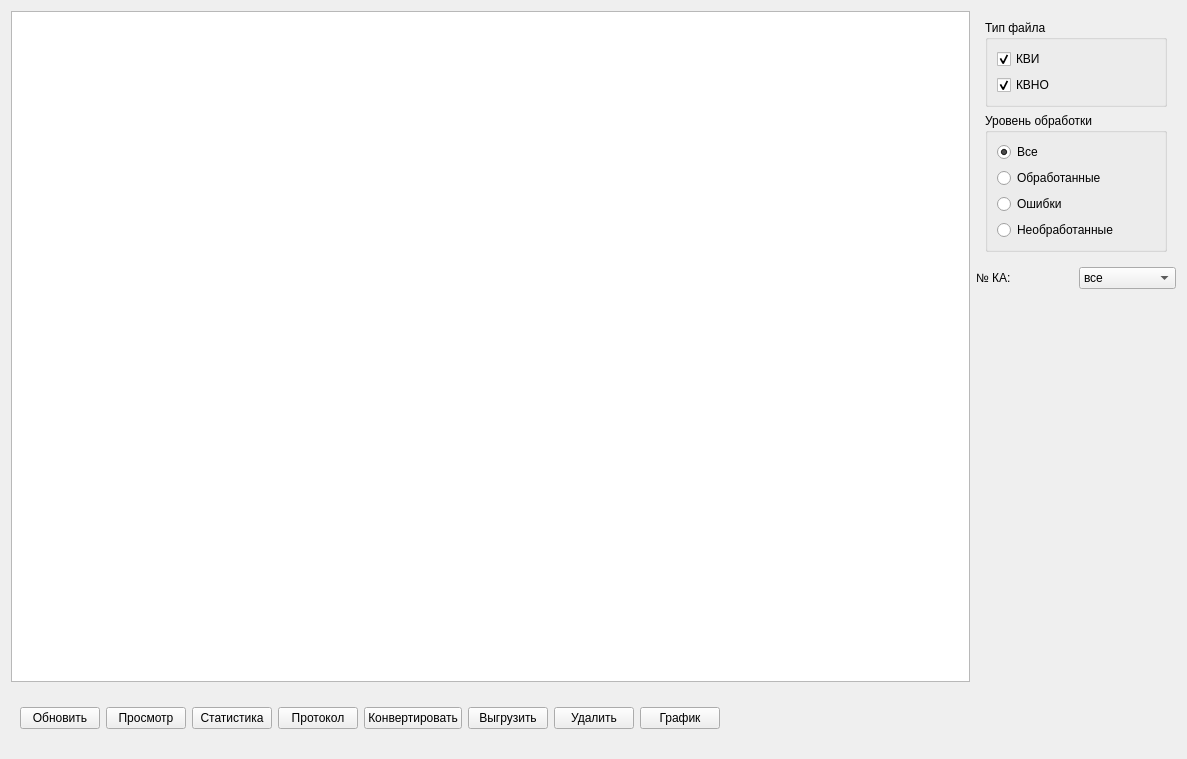
<?xml version="1.0" encoding="UTF-8"?>
<ui version="4.0">
 <class>FDds</class>
 <widget class="QWidget" name="FDds">
  <property name="windowModality">
   <enum>Qt::ApplicationModal</enum>
  </property>
  <property name="geometry">
   <rect>
    <x>0</x>
    <y>0</y>
    <width>1187</width>
    <height>759</height>
   </rect>
  </property>
  <property name="windowTitle">
   <string>Список суточных сеансов ДДС</string>
  </property>
  <layout class="QGridLayout" name="gridLayout_2">
   <item row="0" column="0">
    <widget class="QTableView" name="tableView"/>
   </item>
   <item row="0" column="1">
    <layout class="QVBoxLayout" name="verticalLayout_3">
     <item>
      <widget class="QFrame" name="frame_2">
       <property name="minimumSize">
        <size>
         <width>200</width>
         <height>0</height>
        </size>
       </property>
       <property name="frameShape">
        <enum>QFrame::NoFrame</enum>
       </property>
       <property name="frameShadow">
        <enum>QFrame::Raised</enum>
       </property>
       <layout class="QGridLayout" name="gridLayout">
        <item row="0" column="0">
         <widget class="QGroupBox" name="groupBox">
          <property name="title">
           <string>Тип файла</string>
          </property>
          <layout class="QVBoxLayout" name="verticalLayout_2">
           <item>
            <widget class="QCheckBox" name="cb_kvi">
             <property name="text">
              <string>КВИ</string>
             </property>
             <property name="checked">
              <bool>true</bool>
             </property>
            </widget>
           </item>
           <item>
            <widget class="QCheckBox" name="cb_kvno">
             <property name="text">
              <string>КВНО</string>
             </property>
             <property name="checked">
              <bool>true</bool>
             </property>
            </widget>
           </item>
          </layout>
         </widget>
        </item>
        <item row="1" column="0">
         <widget class="QGroupBox" name="groupBox_2">
          <property name="title">
           <string>Уровень обработки</string>
          </property>
          <layout class="QVBoxLayout" name="verticalLayout">
           <item>
            <widget class="QRadioButton" name="rb_all">
             <property name="text">
              <string>Все</string>
             </property>
             <property name="checked">
              <bool>true</bool>
             </property>
            </widget>
           </item>
           <item>
            <widget class="QRadioButton" name="rb_obr">
             <property name="text">
              <string>Обработанные</string>
             </property>
            </widget>
           </item>
           <item>
            <widget class="QRadioButton" name="rb_err">
             <property name="text">
              <string>Ошибки</string>
             </property>
            </widget>
           </item>
           <item>
            <widget class="QRadioButton" name="rb_nobr">
             <property name="text">
              <string>Необработанные</string>
             </property>
            </widget>
           </item>
          </layout>
         </widget>
        </item>
       </layout>
      </widget>
     </item>
     <item>
      <layout class="QHBoxLayout" name="horizontalLayout_2">
       <item>
        <widget class="QLabel" name="label">
         <property name="text">
          <string>№ КА:</string>
         </property>
        </widget>
       </item>
       <item>
        <widget class="QComboBox" name="cbNka">
         <item>
          <property name="text">
           <string>все</string>
          </property>
         </item>
         <item>
          <property name="text">
           <string>126</string>
          </property>
         </item>
         <item>
          <property name="text">
           <string>127</string>
          </property>
         </item>
        </widget>
       </item>
      </layout>
     </item>
     <item>
      <spacer name="verticalSpacer">
       <property name="orientation">
        <enum>Qt::Vertical</enum>
       </property>
       <property name="sizeHint" stdset="0">
        <size>
         <width>20</width>
         <height>40</height>
        </size>
       </property>
      </spacer>
     </item>
    </layout>
   </item>
   <item row="1" column="0" colspan="2">
    <widget class="QFrame" name="frame">
     <property name="sizePolicy">
      <sizepolicy hsizetype="Preferred" vsizetype="Preferred">
       <horstretch>0</horstretch>
       <verstretch>0</verstretch>
      </sizepolicy>
     </property>
     <property name="minimumSize">
      <size>
       <width>0</width>
       <height>60</height>
      </size>
     </property>
     <property name="frameShape">
      <enum>QFrame::NoFrame</enum>
     </property>
     <property name="frameShadow">
      <enum>QFrame::Raised</enum>
     </property>
     <layout class="QHBoxLayout" name="horizontalLayout">
      <item>
       <widget class="QPushButton" name="btn_Refresh">
        <property name="text">
         <string>Обновить</string>
        </property>
        <property name="icon">
         <iconset resource="res.qrc">
          <normaloff>:/res/Sync.png</normaloff>:/res/Sync.png</iconset>
        </property>
        <property name="iconSize">
         <size>
          <width>32</width>
          <height>32</height>
         </size>
        </property>
       </widget>
      </item>
      <item>
       <widget class="QPushButton" name="btn_List">
        <property name="text">
         <string>Просмотр</string>
        </property>
        <property name="icon">
         <iconset resource="res.qrc">
          <normaloff>:/res/Text.png</normaloff>:/res/Text.png</iconset>
        </property>
        <property name="iconSize">
         <size>
          <width>32</width>
          <height>32</height>
         </size>
        </property>
       </widget>
      </item>
      <item>
       <widget class="QPushButton" name="btn_Stat">
        <property name="text">
         <string>Статистика</string>
        </property>
        <property name="icon">
         <iconset resource="res.qrc">
          <normaloff>:/res/Stock graph.png</normaloff>:/res/Stock graph.png</iconset>
        </property>
        <property name="iconSize">
         <size>
          <width>32</width>
          <height>32</height>
         </size>
        </property>
       </widget>
      </item>
      <item>
       <widget class="QPushButton" name="btnProt">
        <property name="text">
         <string>Протокол</string>
        </property>
        <property name="icon">
         <iconset resource="res.qrc">
          <normaloff>:/res/1/page_update.png</normaloff>:/res/1/page_update.png</iconset>
        </property>
        <property name="iconSize">
         <size>
          <width>32</width>
          <height>32</height>
         </size>
        </property>
       </widget>
      </item>
      <item>
       <widget class="QPushButton" name="btn_Konv">
        <property name="text">
         <string>Конвертировать</string>
        </property>
        <property name="icon">
         <iconset resource="res.qrc">
          <normaloff>:/res/1/default_value.png</normaloff>:/res/1/default_value.png</iconset>
        </property>
        <property name="iconSize">
         <size>
          <width>32</width>
          <height>32</height>
         </size>
        </property>
       </widget>
      </item>
      <item>
       <widget class="QPushButton" name="btn_Vigr">
        <property name="text">
         <string>Выгрузить</string>
        </property>
        <property name="icon">
         <iconset resource="res.qrc">
          <normaloff>:/res/1/folder_go.png</normaloff>:/res/1/folder_go.png</iconset>
        </property>
        <property name="iconSize">
         <size>
          <width>32</width>
          <height>32</height>
         </size>
        </property>
       </widget>
      </item>
      <item>
       <widget class="QPushButton" name="btn_Del">
        <property name="text">
         <string>Удалить</string>
        </property>
        <property name="icon">
         <iconset resource="res.qrc">
          <normaloff>:/res/1/bin.png</normaloff>:/res/1/bin.png</iconset>
        </property>
        <property name="iconSize">
         <size>
          <width>32</width>
          <height>32</height>
         </size>
        </property>
       </widget>
      </item>
      <item>
       <widget class="QPushButton" name="btn_Graf">
        <property name="text">
         <string>График</string>
        </property>
        <property name="icon">
         <iconset resource="res.qrc">
          <normaloff>:/res/1/chart_column_horizont.png</normaloff>:/res/1/chart_column_horizont.png</iconset>
        </property>
        <property name="iconSize">
         <size>
          <width>32</width>
          <height>32</height>
         </size>
        </property>
       </widget>
      </item>
      <item>
       <spacer name="horizontalSpacer">
        <property name="orientation">
         <enum>Qt::Horizontal</enum>
        </property>
        <property name="sizeHint" stdset="0">
         <size>
          <width>889</width>
          <height>20</height>
         </size>
        </property>
       </spacer>
      </item>
     </layout>
    </widget>
   </item>
  </layout>
 </widget>
 <resources>
  <include location="res.qrc"/>
 </resources>
 <connections/>
</ui>
